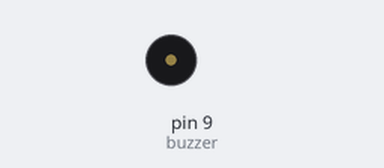
A sketch run on a simulated Arduino Uno, built with avr-gcc and run on an emulated ATmega328P. Parts: buzzer (waves = sounding).

Above: at 0.7 s.
At 2.7 s:
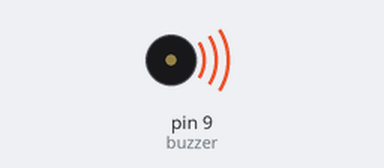
Timing chart, 0 to 3.0 s (numbered marks = the images above):
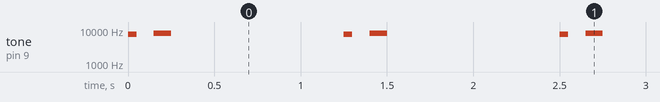

Measured:
- by itself, tone on pin 9 (buzzer): repeats every 1.3 s: silent 0.10 s, 8000 Hz 0.10 s, silent 1.0 s, 7500 Hz 0.05 s

The sketch:

heart-beat-buzzer.ino
```cpp
const int buzzer = 9; //buzzer to arduino pin 9


void setup(){

  pinMode(buzzer, OUTPUT); // Set buzzer - pin 9 as an output

}

void loop(){
  tone(buzzer, 7500); // Send 1KHz sound signal...
  delay(50);        // ...for 1 sec
  noTone(buzzer);     // Stop sound...
  delay(100);        // ...for 1sec
  tone(buzzer, 8000);
  delay(100);
  noTone(buzzer);
  delay(1000);
 }
```
